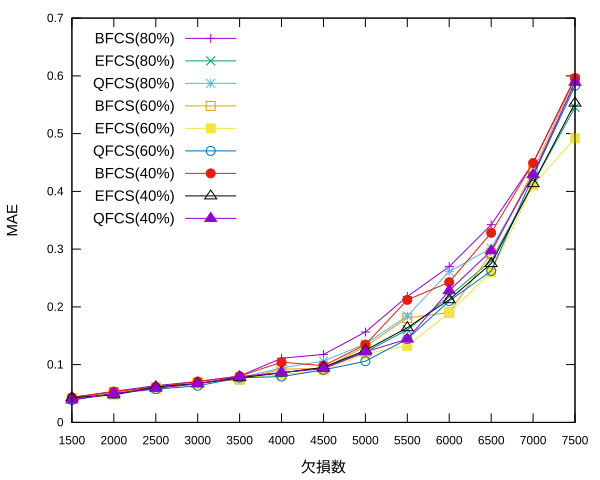

Generate this figure with gnuplot:
set terminal svg
set output "fcs_overlap.svg"
set key left font "Arial,15"
set xlabel "欠損数" font "Arial,15"
set ylabel "MAE" font "Arial,15"
set xrange [1500:7500]
set yrange [0:0.7]
set xtics 500
plot \
"artificiality_MP19_overlap_threshold0.200000/BFCS_OVERLAP_averageMAE.txt" with linespoints title "BFCS(80%)",\
"artificiality_MP19_overlap_threshold0.200000/EFCS_OVERLAP_averageMAE.txt" with linespoints title "EFCS(80%)",\
"artificiality_MP19_overlap_threshold0.200000/QFCS_OVERLAP_averageMAE.txt" with linespoints title "QFCS(80%)",\
"artificiality_MP19_overlap_threshold0.400000/BFCS_OVERLAP_averageMAE.txt" with linespoints title "BFCS(60%)",\
"artificiality_MP19_overlap_threshold0.400000/EFCS_OVERLAP_averageMAE.txt" with linespoints title "EFCS(60%)",\
"artificiality_MP19_overlap_threshold0.400000/QFCS_OVERLAP_averageMAE.txt" with linespoints title "QFCS(60%)",\
"artificiality_MP19_overlap_threshold0.600000/BFCS_OVERLAP_averageMAE.txt" with linespoints title "BFCS(40%)",\
"artificiality_MP19_overlap_threshold0.600000/EFCS_OVERLAP_averageMAE.txt" with linespoints title "EFCS(40%)",\
"artificiality_MP19_overlap_threshold0.600000/QFCS_OVERLAP_averageMAE.txt" with linespoints title "QFCS(40%)"
